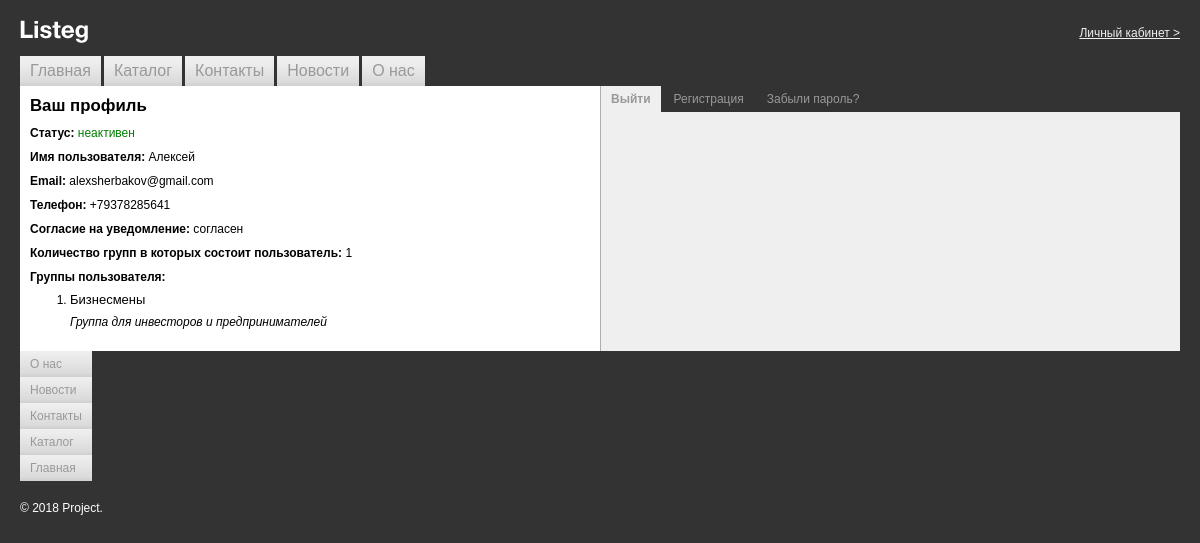
The page /route/profile/index.php (signed in) on the database its author committed.
### tables this page shows
CREATE TABLE `groups` (
  `id` int NOT NULL AUTO_INCREMENT,
  `name` varchar(255) NOT NULL,
  `description` text,
  PRIMARY KEY (`id`)
);

### helpers/helperMenu.php (called while the page is built, shortened)
<?php
function arraySort(array $array, $key, $sort = 'SORT_ASC') : array {
    $newArray = [];
    $indexItemArray = [];
    foreach ($array as $item) {
        $indexItemArray[] = $item[$key];
    }
    if ($sort == 'SORT_DESC') {
        arsort($indexItemArray);
    } else {
        asort($indexItemArray);
    }
    foreach ($indexItemArray as $index => $value) {
        $newArray[] = $array[$index];
    }
    return $newArray;
}
function cutString($line, $length = 15, $appends = '...') : string {
    return mb_strimwidth($line, 0, $length, $appends);
}
function showMenu($fontSize, $sort = 'SORT_ASC', $position ='') {
    include $_SERVER['DOCUMENT_ROOT'] . '/templates/menu.php';
}

### mainMenu/main_menu.php (called while the page is built)
<?php
$menuArray = [
    [
        'title' => 'Главная',
        'path' => '/',
        'sort' => 0,
    ],
    [
        'title' => 'О нас',
        'path' => '/route/about/',
        'sort' => 0,
    ],
    [
        'title' => 'Контакты',
        'path' => '/route/contacts/',
        'sort' => 0,
    ],
    [
        'title' => 'Новости',
        'path' => '/route/news/',
        'sort' => 0,
    ],
    [
        'title' => 'Каталог',
        'path' => '/route/catalog/',
        'sort' => 0,
    ],
];

### helpers/helperDB.php (called while the page is built, shortened)
<?php
function getProfInfoByEmail($email, $db) {
    $emailEscaped = mysqli_real_escape_string($db, $email);
    $queryProfInfo = "
        SELECT `login`, `name`, `email`, `phone`, `flag_notification`, count(*) as `count_groups`
        FROM `users` AS `u`
        LEFT JOIN `group_user` AS `g_u` ON u.id = g_u.user_id
        WHERE `u`.`email` = '$emailEscaped'
        GROUP BY `id`
    ";
    $resultProfInfo = mysqli_query($db, $queryProfInfo);
    return mysqli_fetch_assoc($resultProfInfo);
}
function getProfInfoByGroup($email, $db) {
    $emailEscaped = mysqli_real_escape_string($db, $email);
    $queryProfInfoGroup = "
        SELECT `g`.`name`, `g`.`description`
        FROM `users` AS `u`
        LEFT JOIN `group_user` AS `g_u` ON `u`.`id` = `g_u`.`user_id`
        LEFT JOIN `groups` AS `g` ON  `g_u`.`group_id` = `g`.`id`
        WHERE `u`.`email` = '$emailEscaped'
    ";
    return mysqli_query($db, $queryProfInfoGroup);
}

### route/profile/index.php (the view, shortened to what this page needs)
<?php
    include $_SERVER['DOCUMENT_ROOT'] . '/templates/header.php';
    $profInfo = getProfInfoByEmail($email, $connectDB);
    $resultProfInfoGroup = getProfInfoByGroup($email, $connectDB);
?>
	<table width="100%" border="0" cellspacing="0" cellpadding="0">
    	<tr>
        	<td class="left-collum-index">
				<h1>Ваш профиль</h1>
				<ul>
                    <li>
                        <span class="title-item_profile">Статус:</span>
                        <span class="green"><?=$profInfo['login']?></span>
                    </li>
                    <li>
                        <span class="title-item_profile">Имя пользователя:</span>
                        <?=$profInfo['name']?>
                    </li>
                    <li>
                        <span class="title-item_profile">Email:</span>
                        <?=$profInfo['email']?>
                    </li>
                    <li>
                        <span class="title-item_profile">Телефон:</span>
                        <?=$profInfo['phone']?>
                    </li>
                    <li>
                        <span class="title-item_profile">Согласие на уведомление:</span>
                        <?=$profInfo['flag_notification']?>
                    </li>
                    <li>
                        <span class="title-item_profile">Количество групп в которых состоит пользователь:</span>
                        <?=$profInfo['count_groups']?>
                    </li>
                    <li>
                        <span class="title-item_profile">Группы пользователя:</span>
                            <ol>
                                <?php while ($profInfoGroupRow = mysqli_fetch_assoc($resultProfInfoGroup)){?>
                                    <li class="li-with-style">
                                        <p class="title-group"><?=$profInfoGroupRow['name']?></p>
                                        <span class="description-group"><?=$profInfoGroupRow['description']?></span>
                                    </li>
                                <?php }?>
                            </ol>
                    </li>
                </ul>
			</td>
            <td class="right-collum-index">
				<div class="project-folders-menu">
					<ul class="project-folders-v">
                        <li class="project-folders-v-active"><a href="
                        <?php
                            if (isset($_SESSION['login']) && $_SESSION['login']) {
                                echo "/?login=no";
                            } else {
                                echo "?login=yes";
                            }
                        ?>">
                            <?php
                                if (isset($_SESSION['login']) && $_SESSION['login']) {
                                    echo 'Выйти';
                                } else {
                                    echo 'Авторизация';
                                }
                            ?>
                        </a></li>
    					<li><a href="#">Регистрация</a></li>
    					<li><a href="#">Забыли пароль?</a></li>
					</ul>
				    <div class="clearfix"></div>
				</div>
			</td>
        </tr>
    </table>
<?php
    include $_SERVER['DOCUMENT_ROOT'] . '/templates/footer.php';
?>

### templates/header.php (shortened to what this page needs)
<?php
include $_SERVER['DOCUMENT_ROOT'] . '/mainMenu/main_menu.php';
include $_SERVER['DOCUMENT_ROOT'] . '/helpers/helperMenu.php';
include $_SERVER['DOCUMENT_ROOT'] . '/helpers/helperDB.php';
if (isset($_COOKIE['login']) && $_COOKIE['login']) {
    $email = $_COOKIE['login'];
}
?>
<!DOCTYPE html>
<html>
<head>
    <link href="/styles.css" rel="stylesheet">
</head>
<body>
    <div class="header">
        <a href="/">
    	    <div class="logo"><img src="/i/logo.png" width="68" height="23" alt="Project"></div>
        </a>
        <a class="lk
        <?php
        if (isset($_SESSION['login']) && $_SESSION['login']) {
            echo "visible";
        }
        ?>" href="/route/profile">
            Личный кабинет >
        </a>
    </div>
    <div class="clear">
        <?php showMenu('16px');?>
    </div>

### templates/menu.php
<?php
    include $_SERVER['DOCUMENT_ROOT'] . '/mainMenu/main_menu.php';
?>
<ul class="main-menu <?=$position?>" style="font-size: <?=$fontSize?>">
            <?php
                $headerMenuArray = arraySort($menuArray, 'title', $sort);
                foreach ($headerMenuArray as $itemArray) {
            ?>
            <li><a href="
                <?php
                if (isset($_SESSION['login']) && $_SESSION['login']) {
                    echo $itemArray['path'];
                } else {
                    echo '/';
                }?>"
                <?php if ($_SERVER['REQUEST_URI'] == $itemArray['path']) {?>
                    style="text-decoration: underline"
                <?php }?>>
                <?=cutString($itemArray['title']);?>
            </a></li>
            <?php }?>
</ul>

### templates/footer.php (shortened to what this page needs)
<div class="clearfix">
    </div>
    <div class="footer">&copy;&nbsp;<nobr>2018</nobr> Project.</div>
</body>
</html>

### styles.css (style rules this page uses)
body { background: #333333; padding: 20px; margin: 0; color: #000000; font-family: Arial, Helvetica, sans-serif; font-size: 12px; }
div { border: none; font-size: 1em; }
ul { margin-top: 5px; padding-left: 0; }
li { margin-bottom: 10px; list-style-type: none; }
tr td { font-size: 1em; border: none; }
img { border: none; }
a { text-decoration: underline; color: #333; }
.header { display: flex; justify-content: space-between; align-items: center; padding: 0; margin: 0 0 10px 0; border: none; }
.logo { float: left; margin: 0 10px 0 0; padding: 0; border: none; }
.logo img { border: none; }
.main-menu { margin: 0; padding: 0; clear: both; }
.main-menu li { list-style: none; float: left; background: url(i/top-menu-bg.gif) bottom repeat-x #efefef; margin: 0 3px 0 0; padding: 0; }
.main-menu.bottom { float: left; }
.main-menu.bottom li { float: none; display: block; }
.main-menu li a { padding: 6px 10px; text-decoration: none; display: block; color: #999999; }
.clearfix::after { content: ""; display: table; clear: both; }
.left-collum-index { background: #ffffff; margin: 0; padding: 10px; width: 50%; vertical-align: top; }
.left-collum-index h1 { font-size: 1.4em; color: #000000; margin: 0 0 10px 0; }
.right-collum-index { background: #efefef; margin: 0; padding: 0; width: 50%; border-left: solid 1px #aeaeae; vertical-align: top; }
.footer { color: #ffffff; margin: 20px 0 0 0; padding: 0; }
.project-folders-menu { background: #333333; margin: 0 0 10px 0; padding: 0 10px 0 0; }
.project-folders-v { margin: 0; padding: 0; }
.project-folders-v li { list-style: none; float: left; background: #333333; margin: 0 3px 0 0; padding: 0; }
.project-folders-v li a { padding: 6px 10px; text-decoration: none; display: block; color: #999999; }
.project-folders-v-active span, .project-folders-v-active a { padding: 6px 10px; text-decoration: none; display: block; color: #333333; background: #efefef; font-weight: bold; }
.lk { display: none; color: #efefef; }
.visible { display: block; }
.title-item_profile { font-weight: bold; }
.green { color: green; }
.li-with-style { list-style-type: decimal; }
.title-group { margin: 8px 0; font-size: 13px; }
.description-group { font-style: italic; }

### rows shown on the page
groups: name "Бизнесмены", description "Группа для инвесторов и предпринимателей"

### other values the page prints
cutString($itemArray['title']) "Главная"
cutString($itemArray['title']) "Каталог"
cutString($itemArray['title']) "Контакты"
cutString($itemArray['title']) "Новости"
cutString($itemArray['title']) "О нас"
$profInfo['login'] "неактивен"
$profInfo['name'] "Алексей"
$profInfo['email'] "alexsherbakov@gmail.com"
$profInfo['phone'] "+79378285641"
$profInfo['flag_notification'] "согласен"
$profInfo['count_groups'] "1"
